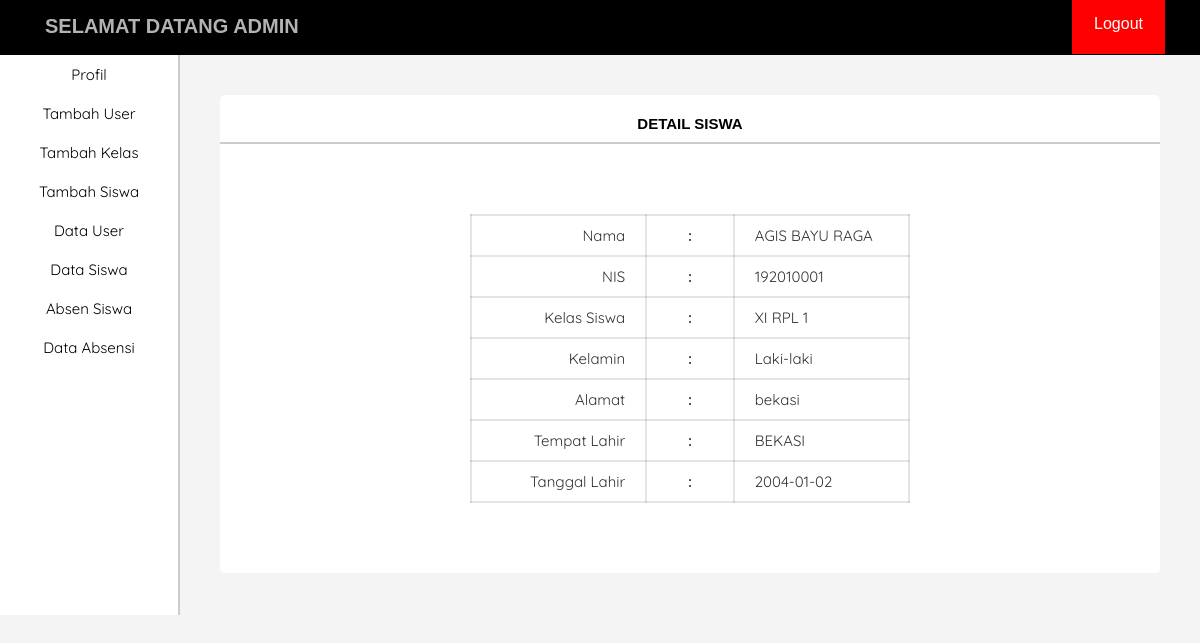
Page /ADMIN/detailSiswa.php?username=bayu (signed in) on the committed database.
### tables this page shows
CREATE TABLE `tambah_siswa` (
  `id` int(11) NOT NULL,
  `username` varchar(10) NOT NULL,
  `nama_siswa` varchar(100) NOT NULL,
  `nis` varchar(15) NOT NULL,
  `kelas_siswa` varchar(100) NOT NULL,
  `kelamin` enum('L','P') NOT NULL,
  `alamat` text NOT NULL,
  `tempat_lahir` varchar(20) NOT NULL,
  `tanggal_lahir` date NOT NULL DEFAULT current_timestamp()
);

### ADMIN/detailSiswa.php (the view, shortened to what this page needs)
<?php
require './function.php';
?>
<!DOCTYPE html>
<html lang="en">
<head>
    <link rel="stylesheet" href="../CSS/style_admin.css">
    <link rel="stylesheet" href="https://cdnjs.cloudflare.com/ajax/libs/font-awesome/5.15.1/css/all.min.css">
</head>
<body>
    <header>
        <div class="title">
            <h1>SELAMAT DATANG <?php echo $_SESSION['nama']; ?></h1>
        </div>
        <div class="logout">
            <a href="../logout.php">Logout</a>
        </div>
    </header>
    <main>
        <aside>
            <div class="aside">
                <ul>
                    <a href="./admin.php"><li>Profil</li></a>
                    <a href="./tambahUser.php"><li>Tambah User</li></a>
                    <a href="./tambahKelas.php"><li>Tambah Kelas</li></a>
                    <a href="./tambahSiswa.php"><li>Tambah Siswa</li></a>
                    <a href="./dataUser.php"><li>Data User</li></a>
                    <a href="./dataSiswa.php"><li>Data Siswa</li></a>
                    <a href="./absenSiswa.php"><li>Absen Siswa</li></a>
                    <a href="./dataAbsen.php"><li>Data Absensi</li></a>
                </ul>
            </div>
        </aside>
        <div class="container">
            <div class="card">
            <h1>DETAIL SISWA</h1>
                <div class="detail">
                    <table class="table" border="1">
                        <?php
                            $user = $_GET['username'];
                            $result = mysqli_query($conn, "SELECT * FROM tambah_siswa WHERE username = '$user' ");
                            $data = mysqli_fetch_assoc($result);
                            $kelamin = $data['kelamin'];
                            if($kelamin == 'L'){
                                $data['kelamin'] = "Laki-laki";
                            }
                            elseif($kelamin == 'P'){
                                $data['kelamin'] = "Perempuan";
                            }
                        ?>
                        <tr>
                            <td>Nama</td>
                            <td class="profile-tengah">:</td>
                            <td class="profile-kanan"><?php echo $data['nama_siswa'] ?></td>
                        </tr>
                        <tr>
                            <td>NIS</td>
                            <td class="profile-tengah">:</td>
                            <td class="profile-kanan"><?php echo $data['nis'] ?></td>
                        </tr>
                        <tr>
                            <td>Kelas Siswa</td>
                            <td class="profile-tengah">:</td>
                            <td class="profile-kanan"><?php echo $data['kelas_siswa'] ?></td>
                        </tr>
                        <tr>
                            <td>Kelamin</td>
                            <td class="profile-tengah">:</td>
                            <td class="profile-kanan"><?php echo $data['kelamin'] ?></td>
                        </tr>
                        <tr>
                            <td>Alamat</td>
                            <td class="profile-tengah">:</td>
                            <td class="profile-kanan"><?php echo $data['alamat'] ?></td>
                        </tr>
                        <tr>
                            <td>Tempat Lahir</td>
                            <td class="profile-tengah">:</td>
                            <td class="profile-kanan"><?php echo $data['tempat_lahir'] ?></td>
                        </tr>
                        <tr>
                            <td>Tanggal Lahir</td>
                            <td class="profile-tengah">:</td>
                            <td class="profile-kanan"><?php echo $data['tanggal_lahir'] ?></td>
                        </tr>
                    </table>
                </div>
            </div>
        </div>
    </main>
</body>
</html>

### CSS/style_admin.css (style rules this page uses)
* { margin: 0; padding: 0; box-sizing: border-box; }
body { font-family: sans-serif; background-color: #f5f4f4; }
header { width: 100%; height: 55px; background-color: #000; padding: 15px; top: 0; z-index: 10; position: fixed; }
.title h1 { float: left; color: #fff; font-size: 20px; opacity: 0.7; padding-left: 30px; }
.logout { float: right; padding-right: 20px; }
.logout a { padding: 22px; text-decoration: none; color: #fff; background-color: red; }
main { padding-top: 55px; }
aside { position: fixed; width: 15%; height: 560px; float: left; background-color: #fff; border-right: 2px solid rgba(0, 0, 0, 0.2); font-family: 'Quicksand', sans-serif; }
.aside li { text-align: center; font-size: 15px; }
.aside a { color: #000; text-decoration: none; }
.aside ul li { padding: 10px; list-style-type: none; }
.container { width: 85%; padding: 40px; float: right; }
.card { background-color: #fff; border-radius: 5px; }
.card h1 { padding-top: 20px; padding-bottom: 10px; text-align: center; font-size: 15px; border-bottom: 2px solid rgba(0, 0, 0, 0.2); }
.table { width: 100%; border-collapse: collapse; border-radius: 20px; }
.table td { width: 40%; text-align: right; padding: 10px; padding-right: 20px; border-collapse: collapse; border: 2px solid rgba(0, 0, 0, 0.1); opacity: 0.8; font-size: 15px; font-family: 'Quicksand', sans-serif; }
.table .profile-kanan { padding-left: 20px; text-align: left; }
.table .profile-tengah { width: 20%; text-align: center; font-weight: bold; padding: 0 20px; }
.detail { padding: 250px; padding-top: 70px; padding-bottom: 70px; width: 100%; border-collapse: collapse; }

### rows in the picture
tambah_siswa: nama_siswa "AGIS BAYU RAGA", nis "192010001", kelas_siswa "XI RPL 1", alamat "bekasi", tempat_lahir "BEKASI", tanggal_lahir "2004-01-02"

### other values in the picture
$_SESSION['nama'] "ADMIN"
$data['kelamin'] "Laki-laki"
